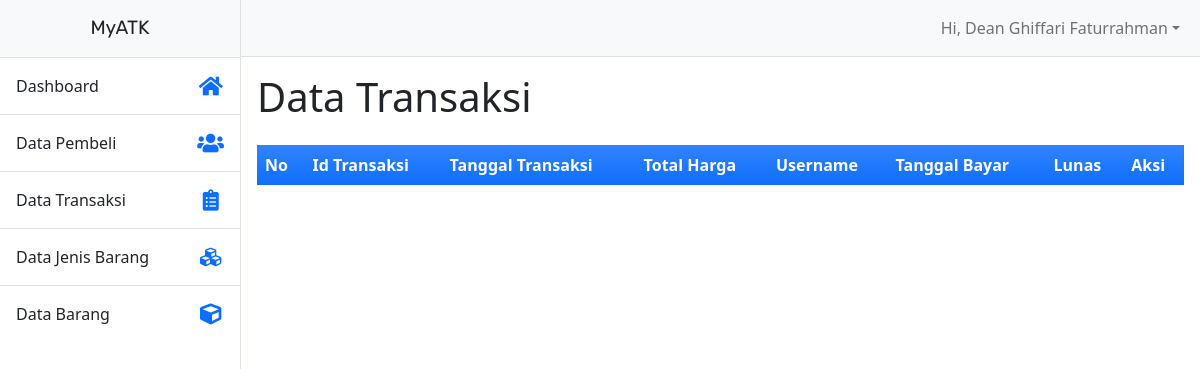
The page /admin/transaksi.php (signed in) on the database as committed earlier.
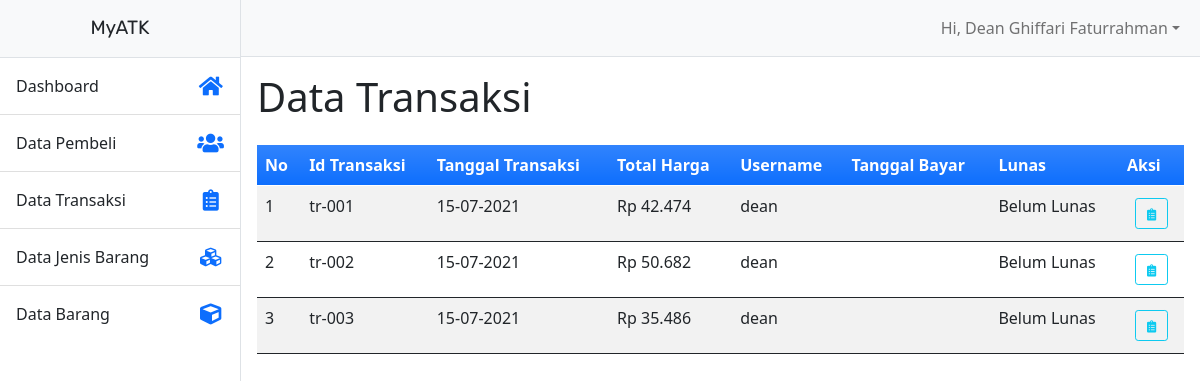
The same page on the database as committed later.
### tables this page shows
CREATE TABLE `transaksi` (
  `id_transaksi` varchar(225) NOT NULL,
  `tgl_transaksi` datetime NOT NULL,
  `total_harga` double(20,3) NOT NULL,
  `tgl_bayar` datetime DEFAULT NULL,
  `lunas` tinyint(1) DEFAULT NULL,
  `user_id` int(11) NOT NULL,
  `kode_unik` int(3) NOT NULL
);

CREATE TABLE `user` (
  `user_id` int(11) NOT NULL,
  `username` varchar(200) NOT NULL,
  `password` varchar(200) NOT NULL,
  `email` varchar(200) NOT NULL,
  `name` varchar(255) NOT NULL,
  `number` varchar(20) NOT NULL,
  `address` varchar(255) NOT NULL,
  `gender` char(1) NOT NULL,
  `birth_date` date DEFAULT NULL,
  `id_role` int(11) NOT NULL
);

### functions.php (called while the page is built, shortened)
<?php
function getRupiah($angka, $belakangkoma = 2)
{
    $hasil_rupiah = "Rp " . number_format($angka, $belakangkoma, ',', '.');
    return $hasil_rupiah;
}

### admin/transaksi.php (the view, shortened to what this page needs)
<?php include('template/header.php'); ?>
</head>
<body>
    <div class="d-flex" id="wrapper">
        <?php include('template/sidebar.php'); ?>
        <div id="page-content-wrapper">
            <?php include('template/top-bar.php'); ?>
            <div class="container px-3">
                <div class="row">
                    <h1 class="mt-3 my-4">Data Transaksi</h1>
                    <div class="col-lg">
                        <div class="table-responsive">
                            <table id="table_id" class="table table-striped table-hover" style="border: 0px">
                                <thead>
                                    <tr class="bg-primary bg-gradient text-white align-middle">
                                        <th>No</th>
                                        <th>Id Transaksi</th>
                                        <th>Tanggal Transaksi</th>
                                        <th>Total Harga</th>
                                        <th>Username</th>
                                        <th>Tanggal Bayar</th>
                                        <th>Lunas</th>
                                        <th>Aksi</th>
                                    </tr>
                                </thead>
                                <tbody>
                                    <?php
                                    $sql = "SELECT t.id_transaksi,
                                                    t.tgl_transaksi,
                                                    t.total_harga,
                                                    t.tgl_bayar,
                                                    u.username,
                                                    t.lunas
                                            FROM transaksi t
                                            INNER JOIN user u
                                            ON t.user_id = u.user_id";
                                    $result = $db->query($sql);
                                    $rows = $result->fetch_all(MYSQLI_ASSOC);
                                    $no = 0;
                                    foreach ($rows as $rowsData) :
                                    ?>
                                        <tr>
                                            <td><?= ++$no ?></td>
                                            <td><?= $rowsData["id_transaksi"]; ?></td>
                                            <td><?= date('d-m-Y', strtotime($rowsData["tgl_transaksi"])) ?></td>
                                            <td><?= getRupiah($rowsData["total_harga"], 0)  ?></td>
                                            <td><?= $rowsData["username"]; ?></td>
                                            <td><?= ($rowsData["tgl_bayar"] == NULL ? "" : date('d-m-Y h:i:s', strtotime($rowsData["tgl_bayar"]))) ?></td>
                                            <td><?php if (($rowsData["lunas"]) == 1)
                                                    echo "Lunas";
                                                else
                                                    echo "Belum Lunas";
                                                ?></td>
                                            <td>
                                                <div class="d-flex flex-row justify-content-center">
                                                    <a href="transaksi-detail.php?id_transaksi=<?php echo $rowsData["id_transaksi"]; ?>" class="btn btn-outline-info btn-sm m-1"><i class="fas fa-clipboard-list fa-sm fa-fw"></i></a>
                                                </div>
                                            </td>
                                        </tr>
                                    <?php endforeach; ?>
                                </tbody>
                            </table>
                        </div>
                    </div>
                </div>
            </div>
        </div>
    </div>
</body>
</html>

Rows that differ between the two databases and show on the page:
added transaksi: id_transaksi "tr-001", tgl_transaksi "15-07-2021", total_harga "Rp 42.474", user.username "dean", shows "Belum Lunas"
added transaksi: id_transaksi "tr-002", tgl_transaksi "15-07-2021", total_harga "Rp 50.682", user.username "dean", shows "Belum Lunas"
added transaksi: id_transaksi "tr-003", tgl_transaksi "15-07-2021", total_harga "Rp 35.486", user.username "dean", shows "Belum Lunas"
